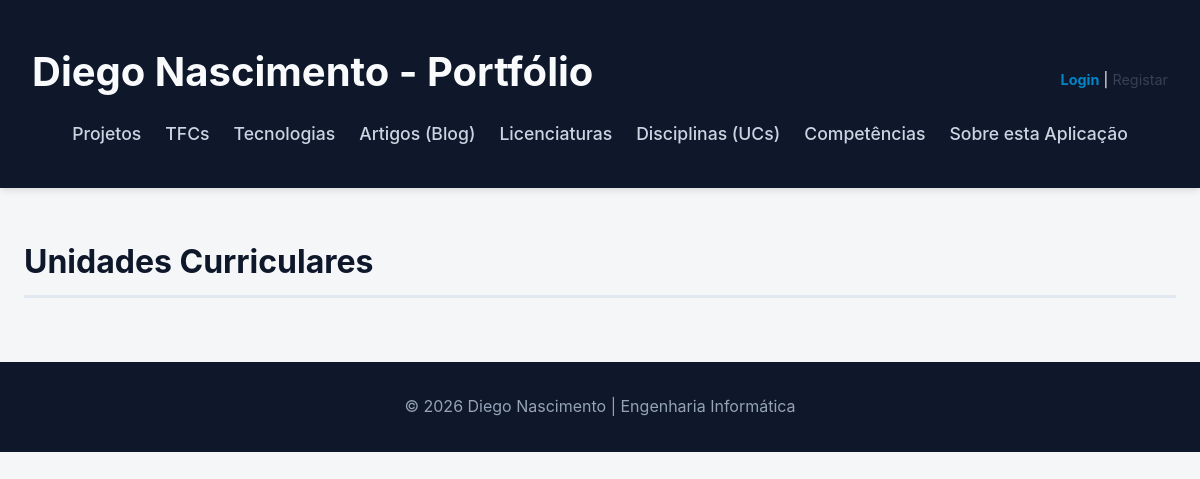
Before: /ucs/ with the older database file.
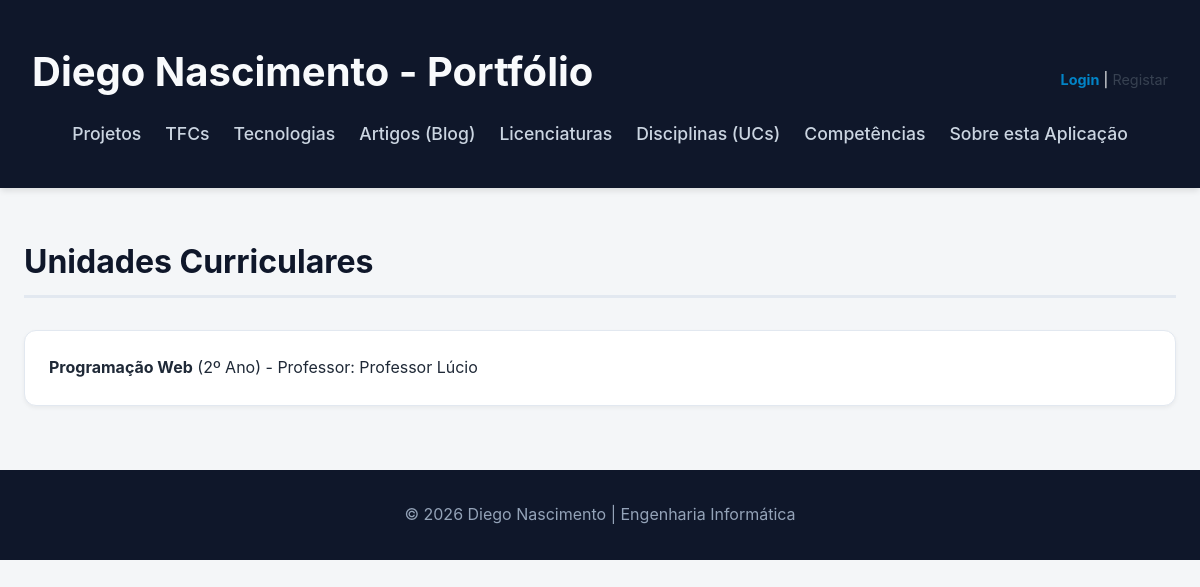
After: the same page with the newer database file.
### portfolio/models.py (models this page shows, shortened)
class UnidadeCurricular(models.Model):
    nome = models.CharField(max_length=100)
    ano_curricular = models.IntegerField()
    semestre = models.IntegerField()
    ects = models.IntegerField()
    imagem = models.ImageField(upload_to='ucs/')
    docente_nome = models.CharField(max_length=100)
    docente_link = models.URLField()
    licenciatura = models.ForeignKey(Licenciatura, on_delete=models.CASCADE, related_name='ucs')

### portfolio/views.py (the view)
# urls.py: path('ucs/', views.ucs_view, name='ucs'),
def ucs_view(request):
    ucs = UnidadeCurricular.objects.select_related('licenciatura').all()
    return render(request, 'portfolio/ucs.html', {'ucs': ucs})

### portfolio/templates/portfolio/ucs.html
{% extends "portfolio/base.html" %}
{% block content %}
    <h2>Unidades Curriculares</h2>
    <ul>
        {% for uc in ucs %}
            <li><strong>{{ uc.nome }}</strong> ({{ uc.ano_curricular }}º Ano) - Professor: {{ uc.docente_nome }}</li>
        {% endfor %}
    </ul>
{% endblock %}

Changed rows visible on the page:
added UnidadeCurricular: nome "Programação Web", ano_curricular "2", docente_nome "Professor Lúcio"
